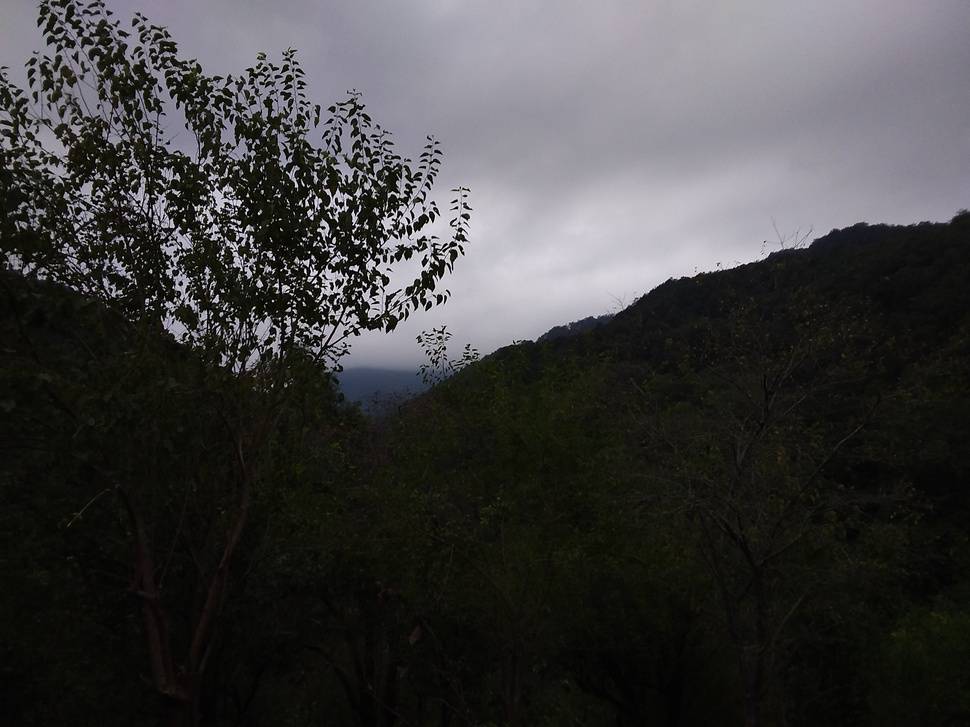
#> input picture HW1/Enhance2.jpg, 970 x 727 px, shrunk from 3264 x 2448 before the run, found by its file name
$ python q2.py
#> lines starting #> are read from the running program, lines starting #| are printed output that depends on the picture

import cv2
import numpy as np


img = cv2.imread('Enhance2.JPG')
#> img is the input picture: shape (727, 970, 3); mean B, G, R 62.5, 62.4, 63.2

a = 0.075

img_b = np.array(img[:, :, 0], dtype=np.float64)
img_g = np.array(img[:, :, 1], dtype=np.float64)
img_r = np.array(img[:, :, 2], dtype=np.float64)

img_b2 = np.uint8(np.log10(a * img_b + 1) * (255 / np.log10(1 + 255 * a)))
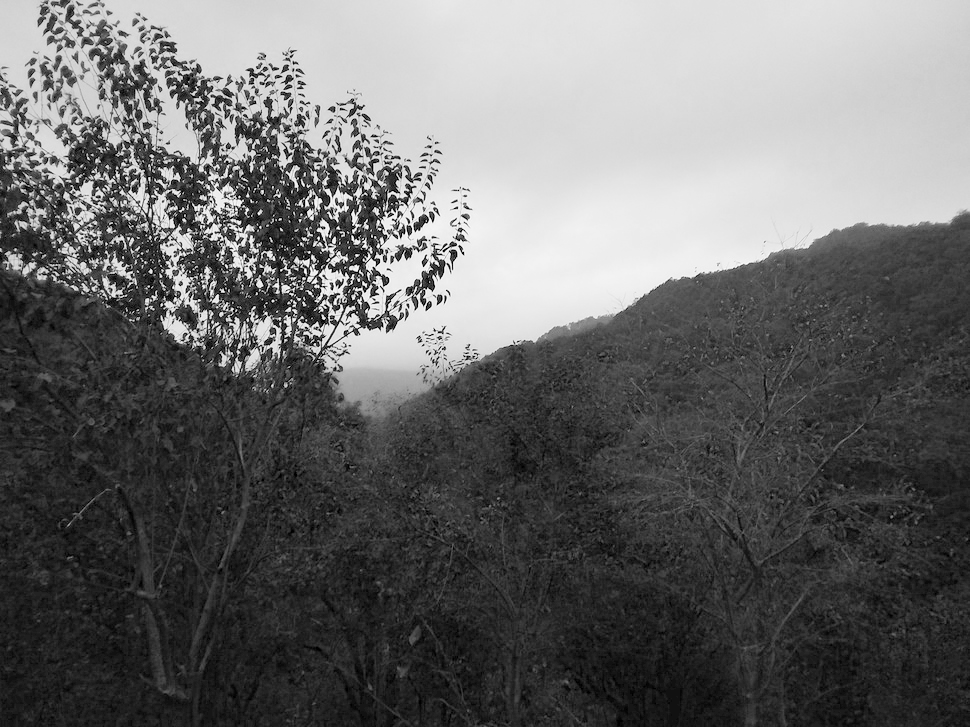
#> img_b2: shape (727, 970); min 0, max 255, mean 105.7
img_g2 = np.uint8(np.log10(a * img_g + 1) * (255 / np.log10(1 + 255 * a)))
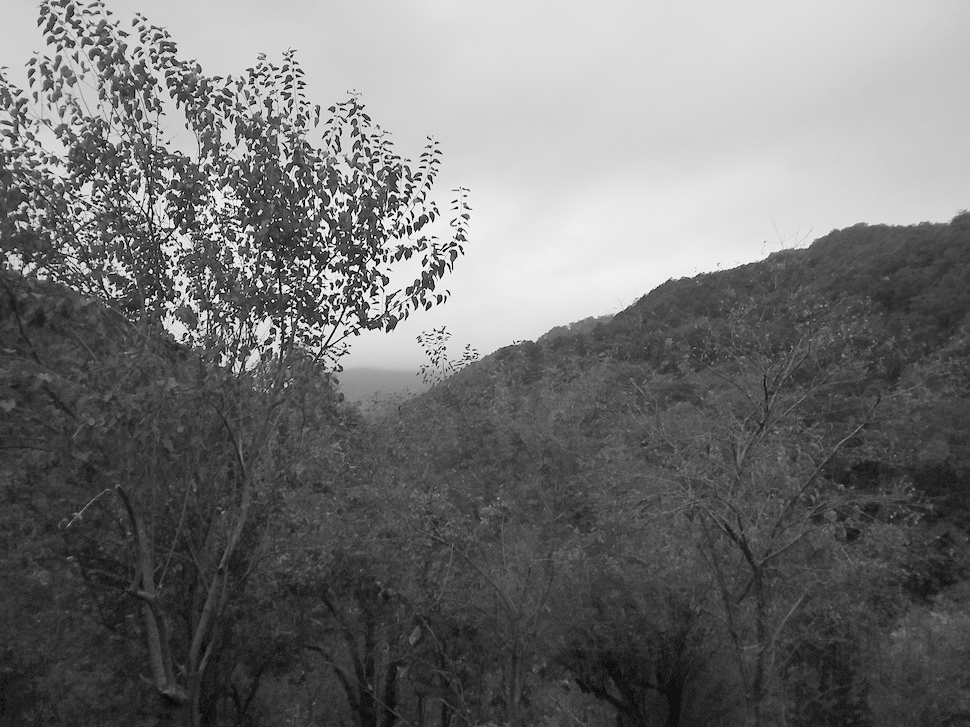
#> img_g2: shape (727, 970); min 0, max 255, mean 114.1
img_r2 = np.uint8(np.log10(a * img_r + 1) * (255 / np.log10(1 + 255 * a)))

img2 = img.copy()
img2[:, :, 0] = img_b2
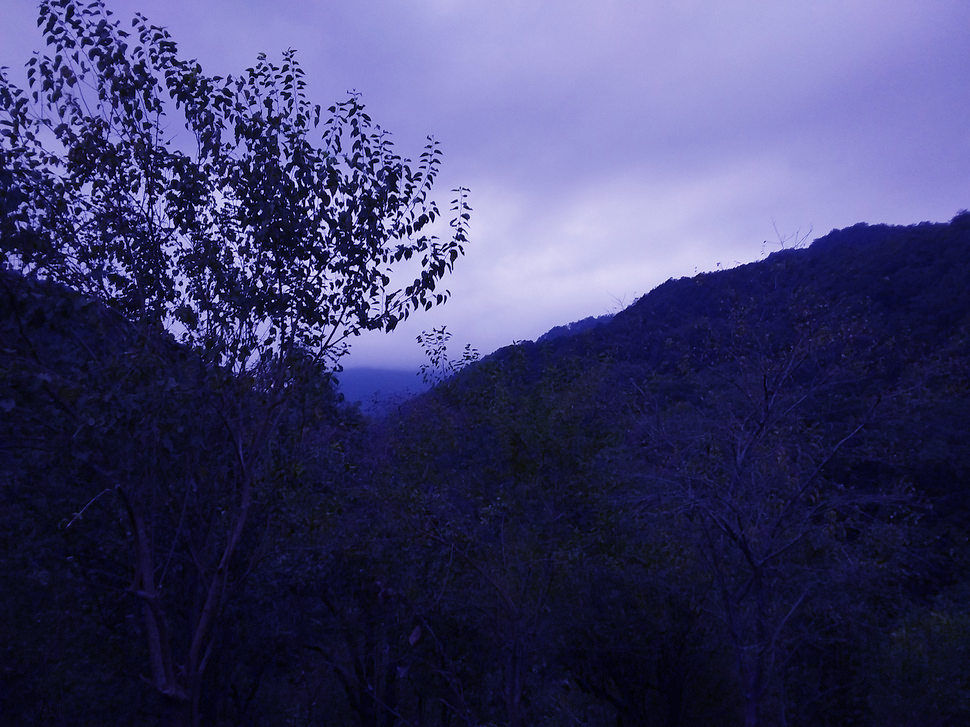
#> img2: shape (727, 970, 3); mean B, G, R 105.7, 62.4, 63.2
img2[:, :, 1] = img_g2
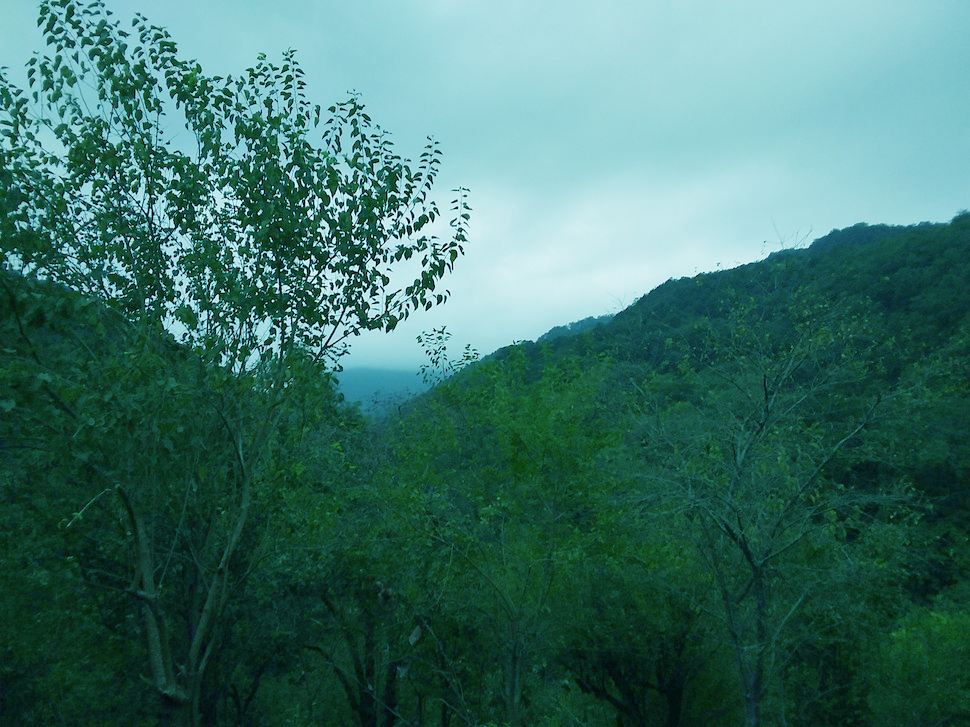
#> img2: shape (727, 970, 3); mean B, G, R 105.7, 114.1, 63.2
img2[:, :, 2] = img_r2
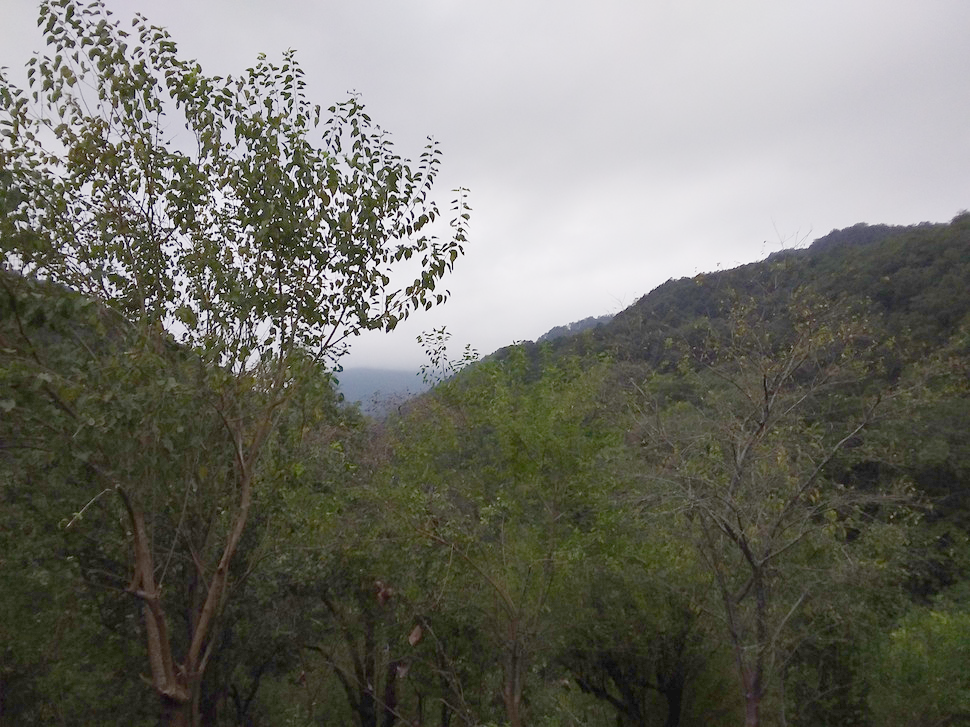
#> img2: shape (727, 970, 3); mean B, G, R 105.7, 114.1, 114.5


cv2.imwrite('res02.jpg', img2)

$ run again, with HW1/Dark.jpg copied over HW1/Enhance2.jpg
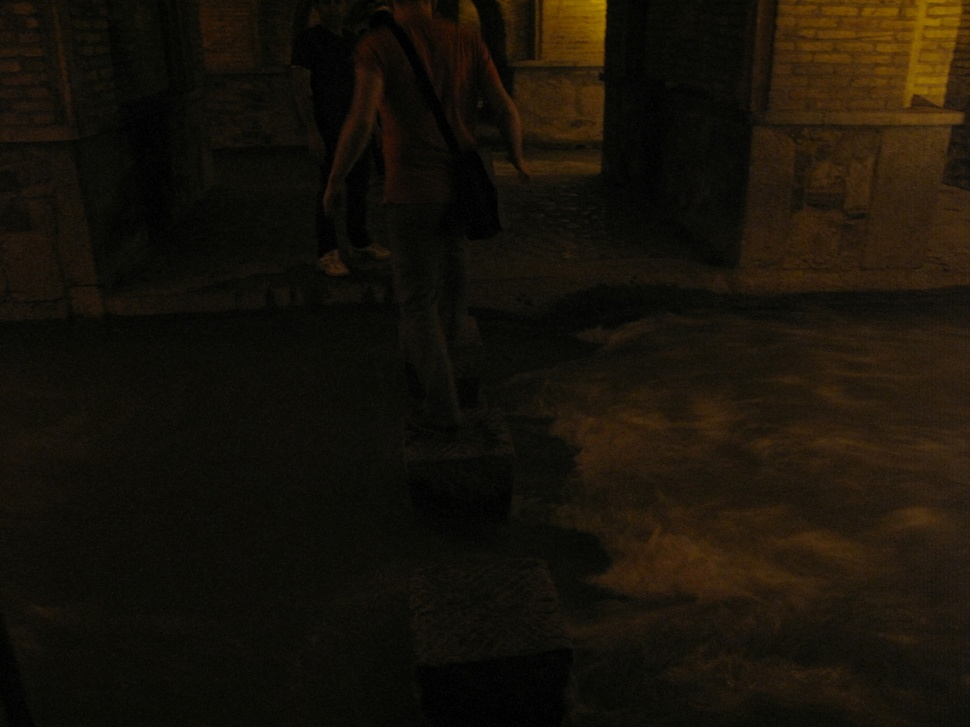
#> input picture HW1/Dark.jpg, 970 x 727 px, shrunk from 2208 x 1656 before the run, found by its file name
#> img is the input picture: shape (727, 970, 3); mean B, G, R 9.1, 18.2, 23.5
#> `img_r2 = np.uint8(np.log10(a * img_r + 1) * (255 / np.log10(1 + 255 * ..`:
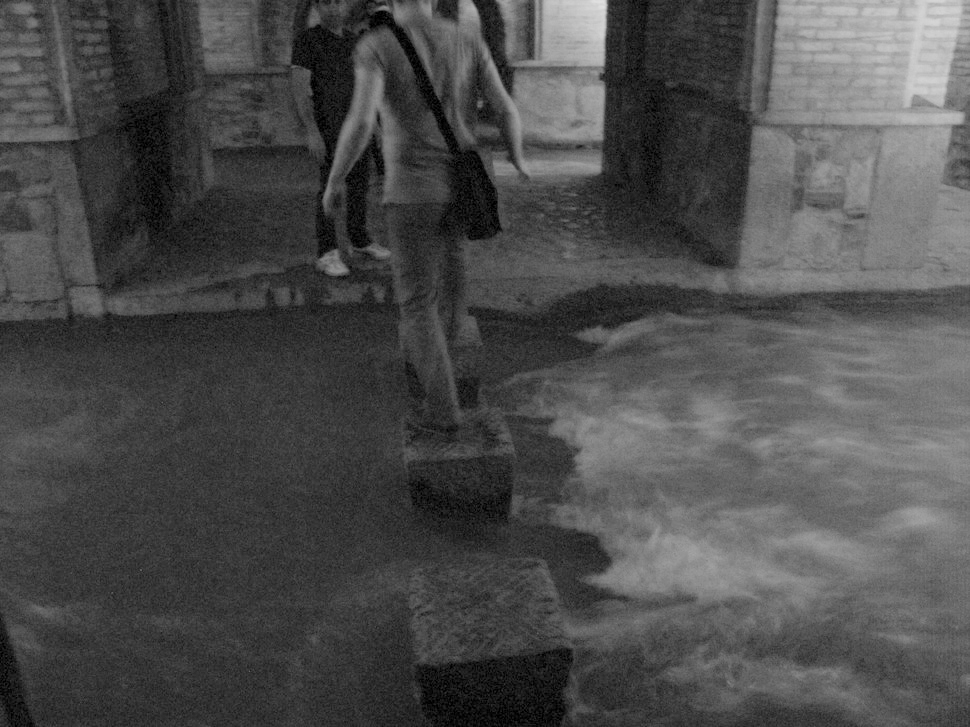
#> img_r2: shape (727, 970); min 0, max 224, mean 76.8
#> `img2[:, :, 2] = img_r2`:
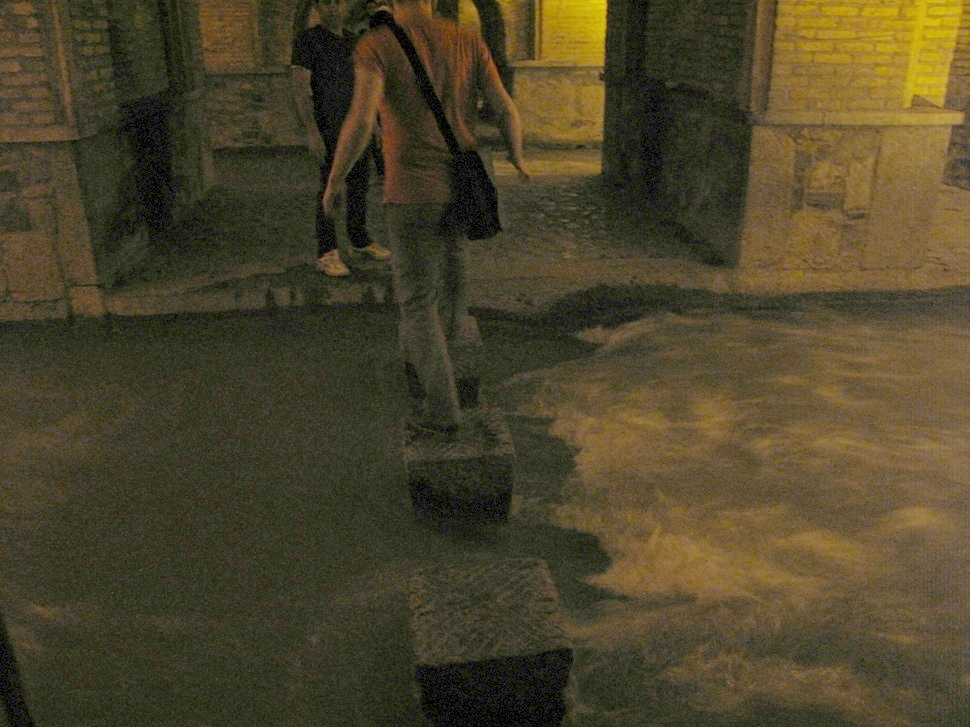
#> img2: shape (727, 970, 3); mean B, G, R 42.1, 68, 76.8
